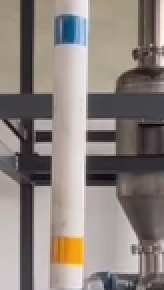
#> input picture fhsv.png, 82 x 145 px, given in place of 3.mp4, which was not available (shown 2 times larger)
$ python hsv3.py
#> lines starting #> are read from the running program, lines starting #| are printed output that depends on the picture; after the words box and inside, x2 and y2 are one past the last pixel; in counts of white or black regions, pixels touching at a corner belong together
import numpy as np
import cv2
import time
import os
import uuid
''' Main Code From Here'''
cap = cv2.VideoCapture('./3.mp4')

#Creat directory
labels = ['HSVimage']
IMAGES_PATH = os.path.join('./','HSVProject')
if not os.path.exists(IMAGES_PATH):
    if os.name == 'posix':
        os.mkdir(IMAGES_PATH)
    if os.name == 'nt':
        os.mkdir(IMAGES_PATH)
for label in labels:
    path = os.path.join(IMAGES_PATH, label)
    if not os.path.exists(path):
        os.mkdir(path)
#Warmup
time.sleep(2)
def nothing(x):
    pass
#Create a window
cv2.namedWindow('image')
cv2.namedWindow("Frame", cv2.WINDOW_NORMAL)
#create trackbar for color change
cv2.createTrackbar('HMin','image',0,179,nothing)
#> slider 'HMin' is set to 35
cv2.createTrackbar('SMin','image',0,255,nothing)
#> slider 'SMin' is set to 51
cv2.createTrackbar('VMin','image',0,255,nothing)
#> slider 'VMin' is set to 51
cv2.createTrackbar('HMax','image',0,179,nothing)
#> slider 'HMax' is set to 179
cv2.createTrackbar('SMax','image',0,255,nothing)
#> slider 'SMax' is set to 255
cv2.createTrackbar('VMax','image',0,255,nothing)
#> slider 'VMax' is set to 255
#Set default value for MAX HSV trackbar
cv2.setTrackbarPos('HMax','image',179)
cv2.setTrackbarPos('SMax','image',255)
cv2.setTrackbarPos('VMax','image',255)
#Initial check if HSV min/max value changes
hMin=sMin=vMin=hMax=sMax=vMax=0
phMin=psMin=pvMin=phMax=psMax=pvMax=0
#Take video
while True:
    ret, frame = cap.read()
#> frame is the input picture: shape (145, 82, 3); mean B, G, R 125.1, 129.9, 139.1
    img=frame
    output=img
    #get current position of all trackbar
    hMin=cv2.getTrackbarPos('HMin','image')
    sMin=cv2.getTrackbarPos('SMin','image')
    vMin=cv2.getTrackbarPos('VMin','image')

    hMax=cv2.getTrackbarPos('HMax','image')
    sMax=cv2.getTrackbarPos('SMax','image')
    vMax=cv2.getTrackbarPos('VMax','image')

    #Set minimum and max HSV values to display
    lower=np.array([hMin,sMin,vMin])
    upper=np.array([hMax,sMax,vMax])

    #Create HSV Image and threshold into a range
    hsv=cv2.cvtColor(img,cv2.COLOR_BGR2HSV)
#> hsv: shape (145, 82, 3); mean H, S, V 58.7, 33.7, 140.8
    mask=cv2.inRange(hsv,lower,upper)
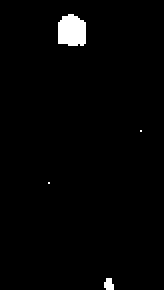
#> mask: shape (145, 82) (shown 2 times larger); 1.8% white; 4 white regions (2 under 20 px), largest, box (x1, y1, x2, y2) and area: (29, 7, 43, 23) 193, (52, 139, 57, 145) 24
    output=cv2.bitwise_and(img,img,mask=mask)

    #Print if there is a change in HSV value
    if ((phMin != hMin) | (psMin != sMin) | (pvMin != vMin) | (phMax != hMax) | (psMax != sMax) | (pvMax != vMax)):
        print("(hMin = %d, sMin = %d, vMin = %d), (hMax = %d, sMax = %d, vMax = %d)" %(hMin,sMin,vMin,hMax,sMax,vMax))
        phMin = hMin
        psMin = sMin
        pvMin = vMin
        phMax = hMax
        psMax = sMax
        pvMax = vMax


    cv2.imshow("Frame",output)
    key =cv2.waitKey(1) & 0xFF
#> (key q is pressed here)
    #Break condition
    if key==ord("s"):
        label=labels[0]
        imgname = os.path.join(IMAGES_PATH,label,label+'.'+'{}.jpg'.format(str(uuid.uuid1())))
        cv2.imwrite(imgname, output)
        print('Collected images for {}'.format(label))
    if key==ord("q"):
        break
cap.release()
cv2.destroyAllWindows()

$ run again, on pip.png
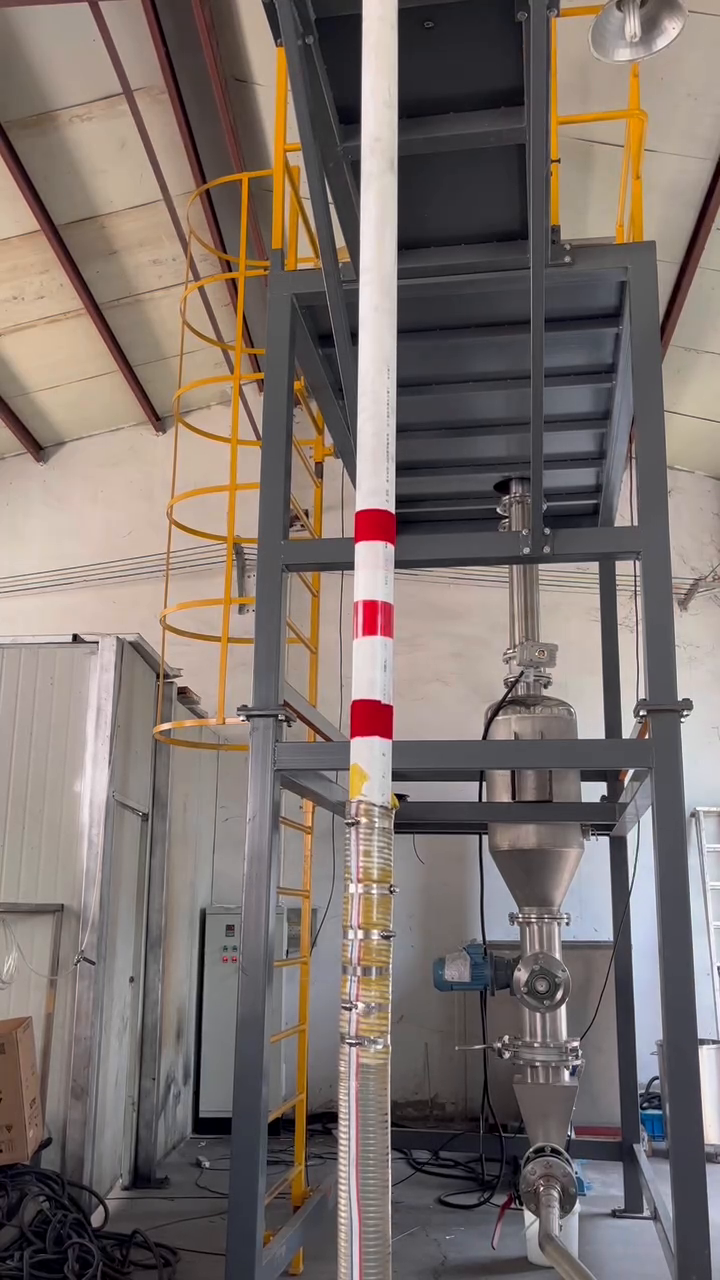
#> input picture pip.png, 720 x 1280 px, given in place of 3.mp4, which was not available
#> frame is the input picture: shape (1280, 720, 3); mean B, G, R 109.3, 114, 125.2
#> hsv: shape (1280, 720, 3); mean H, S, V 68.8, 42.6, 127.7
#> `mask=cv2.inRange(hsv,lower,upper)`:
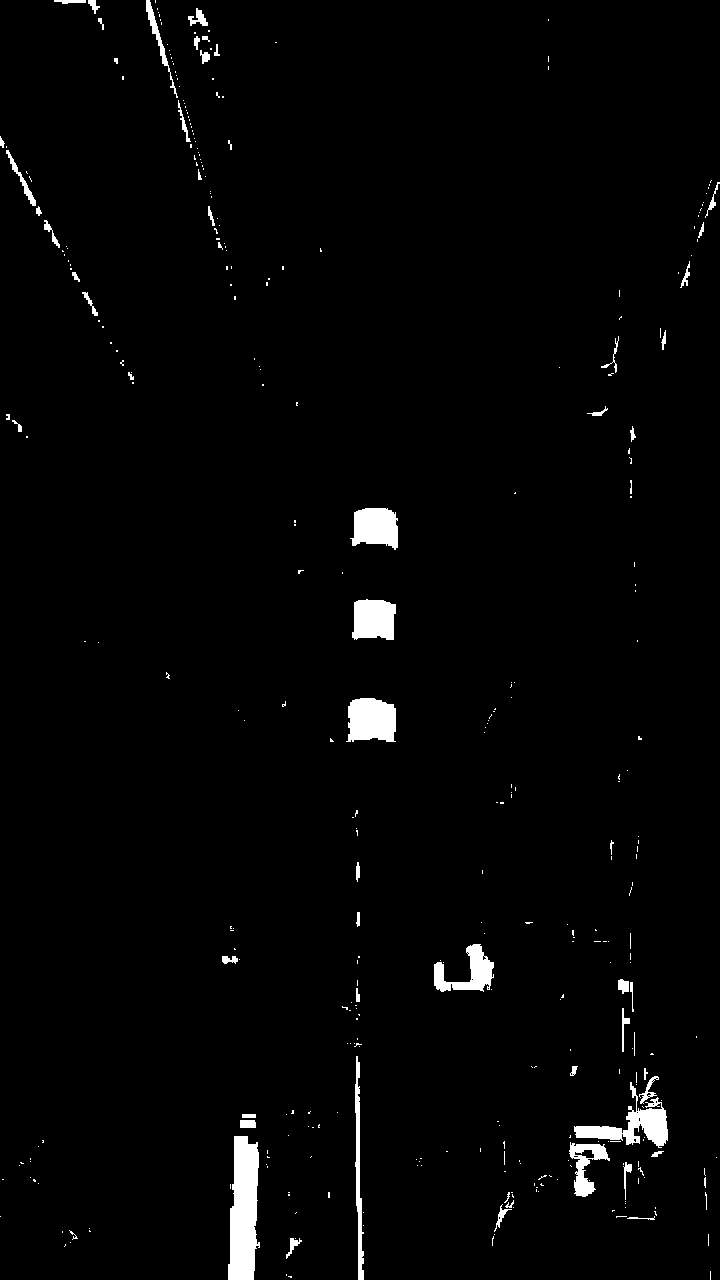
#> mask: shape (1280, 720); 2% white; 369 white regions (306 under 20 px), largest, box (x1, y1, x2, y2) and area: (228, 1136, 260, 1280) 3556, (574, 1082, 668, 1148) 1985, (346, 698, 396, 742) 1864
#> `output=cv2.bitwise_and(img,img,mask=mask)`:
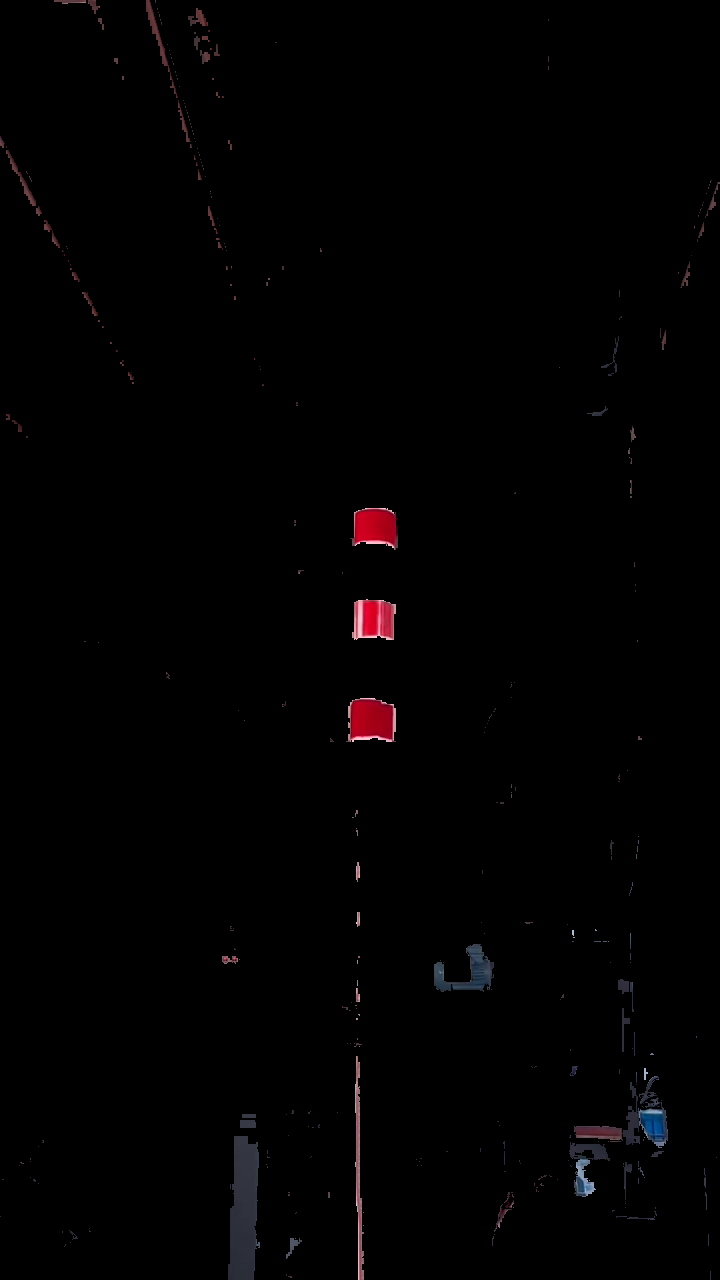
#> output: shape (1280, 720, 3); mean B, G, R 1.5, 1.2, 2

$ run again, on tem.png
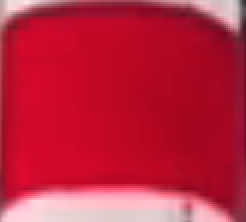
#> input picture tem.png, 123 x 111 px, given in place of 3.mp4, which was not available (shown 2 times larger)
#> frame is the input picture: shape (111, 123, 3); mean B, G, R 62.7, 36.4, 188.5
#> hsv: shape (111, 123, 3); mean H, S, V 171.6, 210.7, 188.5
#> `mask=cv2.inRange(hsv,lower,upper)`:
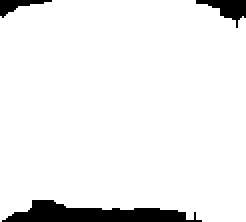
#> mask: shape (111, 123) (shown 2 times larger); 93.5% white; 3 black regions, box (x1, y1, x2, y2) and area: (1, 100, 101, 111) 640, (98, 0, 123, 14) 156, (0, 0, 26, 9) 95
#> `output=cv2.bitwise_and(img,img,mask=mask)`:
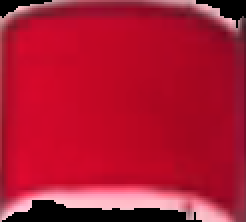
#> output: shape (111, 123, 3) (shown 2 times larger); mean B, G, R 49.5, 23.5, 173.7
